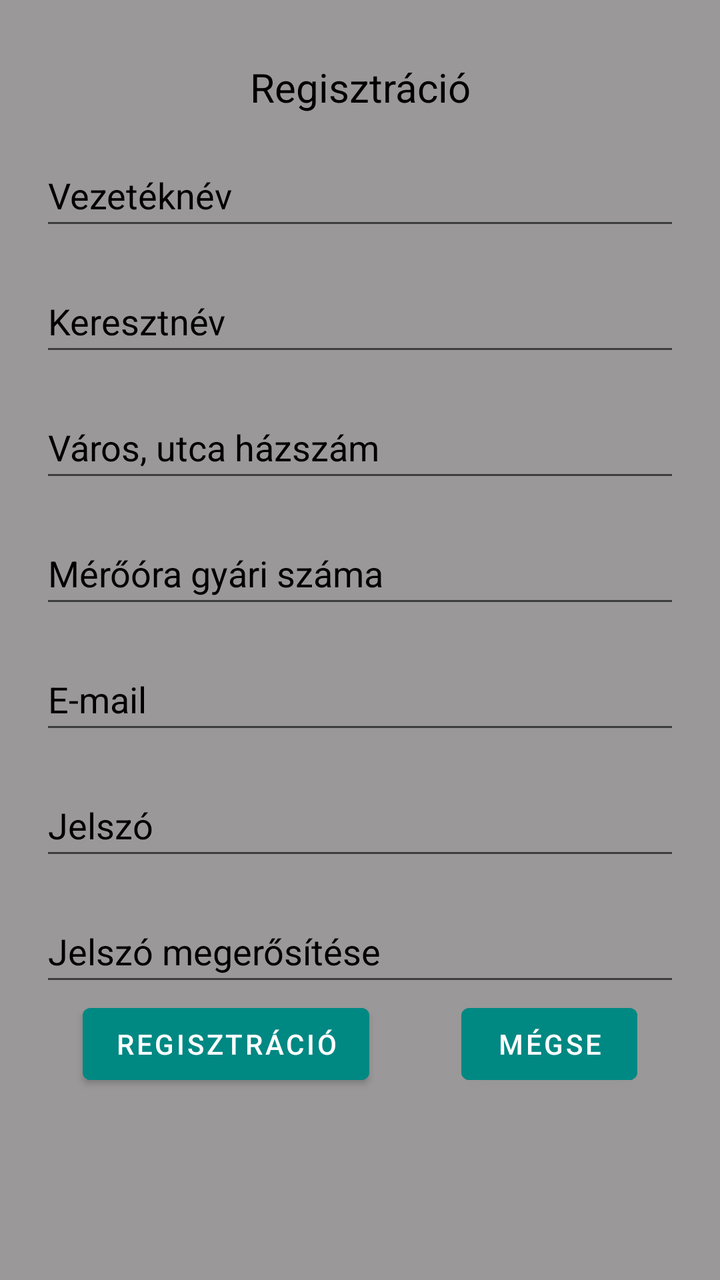
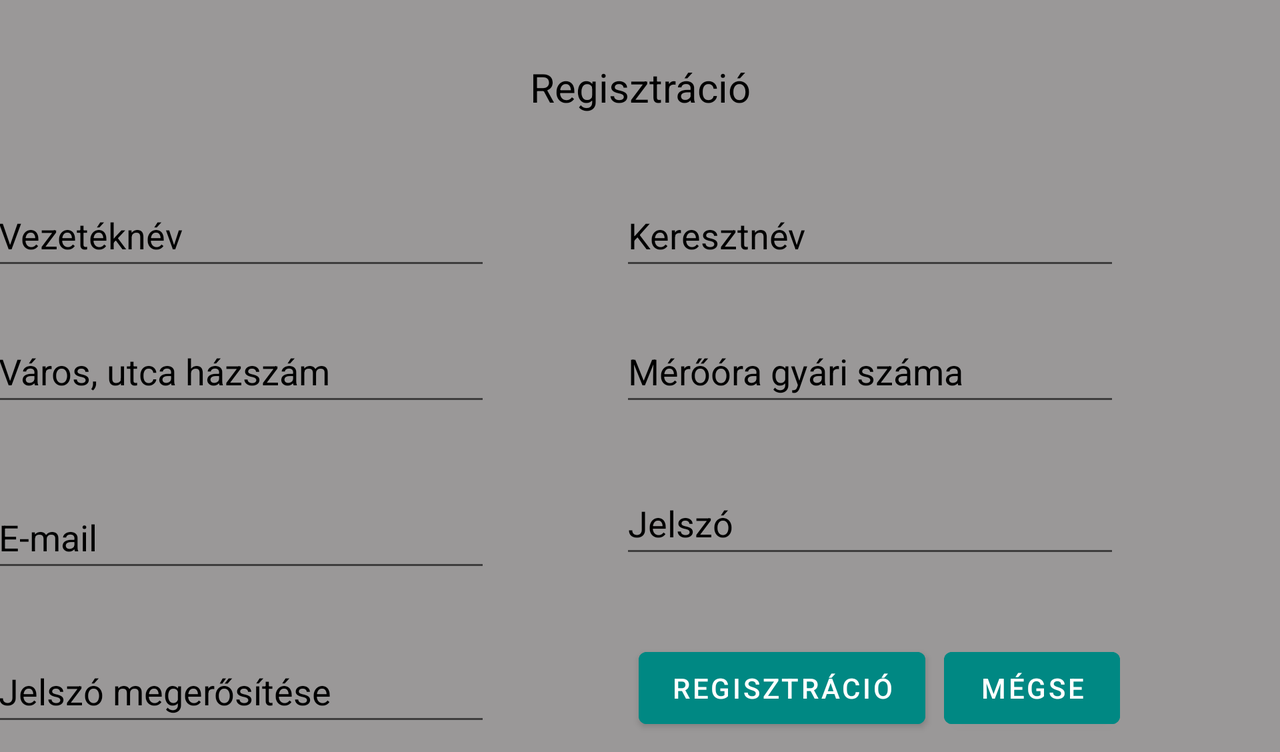

Two renders of one Android screen. The first uses the default layout on a phone; the second uses the alternative layout the repository ships for a different screen configuration, on a matching device. The two XML files are below.
<!-- AndroidManifest.xml: application theme Theme.OnlineAramLejelentes -->
<!-- res/layout/activity_registration.xml -->
<?xml version="1.0" encoding="utf-8"?>
<ScrollView
    xmlns:android="http://schemas.android.com/apk/res/android"
    android:layout_width="fill_parent"
    android:layout_height="fill_parent"
    android:background="@color/gray">
<LinearLayout
    xmlns:android="http://schemas.android.com/apk/res/android"
    xmlns:app="http://schemas.android.com/apk/res-auto"
    xmlns:tools="http://schemas.android.com/tools"
    android:layout_width="match_parent"
    android:layout_height="match_parent"
    android:orientation="vertical"

    tools:context=".Registration">


    <TextView
        android:id="@+id/registrationText"
        android:layout_width="match_parent"
        android:layout_height="wrap_content"
        android:layout_marginTop="30dp"
        android:text="@string/regisztracio"
        android:textAlignment="center"

        android:textColor="@color/text"
        android:textSize="20sp" />

    <EditText
        android:id="@+id/vezeteknev"
        android:layout_width="match_parent"
        android:layout_height="wrap_content"
        android:layout_marginLeft="20dp"
        android:layout_marginTop="15dp"
        android:layout_marginRight="20dp"
        android:ems="10"
        android:textColorHint="@color/text"
        android:textColor="@color/text"

        android:hint="@string/vezeteknev"
        android:inputType="text"
        android:minHeight="48dp" />

    <EditText
        android:id="@+id/keresztnev"
        android:layout_width="match_parent"
        android:layout_height="wrap_content"
        android:layout_marginLeft="20dp"
        android:layout_marginTop="15dp"
        android:layout_marginRight="20dp"
        android:ems="10"
        android:textColorHint="@color/text"
        android:textColor="@color/text"

        android:hint="@string/keresztnev"
        android:inputType="text"
        android:minHeight="48dp" />


    <EditText
        android:id="@+id/cim"
        android:layout_width="match_parent"
        android:layout_height="wrap_content"
        android:layout_marginLeft="20dp"
        android:layout_marginTop="15dp"
        android:layout_marginRight="20dp"
        android:ems="10"
        android:textColorHint="@color/text"
        android:textColor="@color/text"

        android:hint="@string/cim"
        android:inputType="text"
        android:minHeight="48dp" />

    <EditText
        android:id="@+id/merooragysz"
        android:layout_width="match_parent"
        android:layout_height="wrap_content"
        android:layout_marginLeft="20dp"
        android:layout_marginTop="15dp"
        android:layout_marginRight="20dp"
        android:ems="10"
        android:textColorHint="@color/text"
        android:textColor="@color/text"

        android:hint="@string/merooragysz"
        android:inputType="number"
        android:minHeight="48dp" />

    <EditText
        android:id="@+id/email"
        android:layout_width="match_parent"
        android:layout_height="wrap_content"
        android:layout_marginLeft="20dp"
        android:layout_marginTop="15dp"
        android:layout_marginRight="20dp"
        android:ems="10"
        android:textColorHint="@color/text"
        android:textColor="@color/text"

        android:hint="@string/e_mail"
        android:inputType="textEmailAddress"
        android:minHeight="48dp" />

    <EditText
        android:id="@+id/jelszo"
        android:layout_width="match_parent"
        android:layout_height="wrap_content"
        android:layout_marginLeft="20dp"
        android:layout_marginTop="15dp"
        android:layout_marginRight="20dp"
        android:ems="10"
        android:textColorHint="@color/text"
        android:textColor="@color/text"

        android:hint="@string/jelszo"
        android:inputType="textPassword"
        android:minHeight="48dp" />

    <EditText
        android:id="@+id/jelszoujra"
        android:layout_width="match_parent"
        android:layout_height="wrap_content"
        android:layout_marginLeft="20dp"
        android:layout_marginTop="15dp"
        android:layout_marginRight="20dp"
        android:ems="10"
        android:textColorHint="@color/text"
        android:textColor="@color/text"

        android:hint="@string/jelszoujra"
        android:inputType="textPassword"
        android:minHeight="48dp" />

    <androidx.constraintlayout.widget.ConstraintLayout
        android:layout_width="match_parent"
        android:layout_height="match_parent"

        tools:context=".Registration">

        <Button
            android:id="@+id/registrationButton"
            android:layout_width="wrap_content"
            android:layout_height="wrap_content"

            android:onClick="registration"
            android:backgroundTint="@color/button"
            android:text="@string/regisztracio"
            app:layout_constraintBottom_toBottomOf="parent"
            app:layout_constraintEnd_toStartOf="@+id/cancel_button"
            app:layout_constraintStart_toStartOf="parent"
            app:layout_constraintTop_toTopOf="parent" />

        <Button
            android:id="@+id/cancel_button"
            android:layout_width="wrap_content"
            android:layout_height="wrap_content"

            android:layout_marginStart="5dp"
            android:onClick="cancel"
            android:backgroundTint="@color/button"
            android:text="@string/megse"
            app:layout_constraintBottom_toBottomOf="parent"
            app:layout_constraintEnd_toEndOf="parent"
            app:layout_constraintStart_toEndOf="@+id/registrationButton"
            app:layout_constraintTop_toTopOf="parent"
            app:layout_constraintVertical_bias="0.494" />
    </androidx.constraintlayout.widget.ConstraintLayout>

</LinearLayout>
</ScrollView>
<!-- resources referenced by this layout -->
<resources>
  <color name="button">#FF008883</color>
  <color name="gray">#9A9898</color>
  <color name="text">#000000</color>
  <string name="cim">Város, utca házszám</string>
  <string name="e_mail">E-mail</string>
  <string name="jelszo">Jelszó</string>
  <string name="jelszoujra">Jelszó megerősítése</string>
  <string name="keresztnev">Keresztnév</string>
  <string name="megse">Mégse</string>
  <string name="merooragysz">Mérőóra gyári száma</string>
  <string name="regisztracio">Regisztráció</string>
  <string name="vezeteknev">Vezetéknév</string>
  <style name="Theme.OnlineAramLejelentes" parent="Theme.MaterialComponents.DayNight.DarkActionBar">
          
          <item name="colorPrimary">@color/purple_500</item>
          <item name="colorPrimaryVariant">@color/purple_700</item>
          <item name="colorOnPrimary">@color/white</item>
          
          <item name="colorSecondary">@color/teal_200</item>
          <item name="colorSecondaryVariant">@color/teal_700</item>
          <item name="colorOnSecondary">@color/black</item>
          
          <item name="android:statusBarColor" tools:targetApi="l">?attr/colorPrimaryVariant</item>
          
      </style>
  <color name="purple_500">#FF6200EE</color>
  <color name="purple_700">#FF3700B3</color>
  <color name="white">#FFFFFFFF</color>
  <color name="teal_200">#FF03DAC5</color>
  <color name="teal_700">#FF018786</color>
  <color name="black">#FF000000</color>
</resources>
<!-- res/layout-land/activity_registration.xml (the repository's variant of the layout above) -->
<!-- drawn on the phone turned sideways -->
<?xml version="1.0" encoding="utf-8"?>
<ScrollView
    xmlns:android="http://schemas.android.com/apk/res/android"
    xmlns:app="http://schemas.android.com/apk/res-auto"
    xmlns:tools="http://schemas.android.com/tools"
    android:layout_width="fill_parent"
    android:layout_height="fill_parent"
    android:background="@color/gray">



<LinearLayout
    android:layout_width="match_parent"
    android:layout_height="match_parent"
    android:orientation="vertical"

    tools:context=".Registration">








    <TextView
        android:id="@+id/registrationText"
        android:layout_width="match_parent"
        android:layout_height="wrap_content"
        android:layout_marginTop="30dp"
        android:text="@string/regisztracio"

        android:textColor="@color/text"
        android:textAlignment="center"
        android:textSize="20sp" />

    <androidx.constraintlayout.widget.ConstraintLayout
        android:layout_width="match_parent"
        android:layout_height="wrap_content"
        android:layout_marginTop="20dp"
        tools:context=".Registration">

        <EditText
            android:id="@+id/vezeteknev"
            android:layout_width="250dp"
            android:layout_height="wrap_content"
            android:layout_marginStart="80dp"
            android:layout_marginTop="15dp"
            android:textColorHint="@color/text"
            android:textColor="@color/text"

            android:layout_marginEnd="150dp"
            android:ems="10"
            android:hint="@string/vezeteknev"
            android:inputType="text"
            android:minHeight="48dp"
            app:layout_constraintBottom_toBottomOf="parent"
            app:layout_constraintEnd_toStartOf="@+id/keresztnev"
            app:layout_constraintStart_toStartOf="parent"
            app:layout_constraintTop_toTopOf="parent"
            app:layout_constraintVertical_bias="0.0" />

        <EditText
            android:id="@+id/keresztnev"
            android:layout_width="250dp"
            android:layout_height="wrap_content"
            android:layout_marginEnd="80dp"
            android:textColorHint="@color/text"
            android:textColor="@color/text"

            android:ems="10"
            android:hint="@string/keresztnev"
            android:inputType="text"
            android:minHeight="48dp"
            app:layout_constraintBottom_toBottomOf="parent"
            app:layout_constraintEnd_toEndOf="parent"
            app:layout_constraintTop_toTopOf="parent"
            app:layout_constraintVertical_bias="1.0" />

    </androidx.constraintlayout.widget.ConstraintLayout>


    <androidx.constraintlayout.widget.ConstraintLayout
        android:layout_width="match_parent"
        android:layout_height="wrap_content"
        android:layout_marginTop="20dp"
        tools:context=".Registration">

        <EditText
            android:id="@+id/cim"
            android:layout_width="250dp"
            android:layout_height="wrap_content"
            android:layout_marginStart="80dp"
            android:textColorHint="@color/text"
            android:textColor="@color/text"

            android:layout_marginEnd="150dp"
            android:ems="10"
            android:hint="@string/cim"
            android:inputType="text"
            android:minHeight="48dp"
            app:layout_constraintBottom_toBottomOf="parent"
            app:layout_constraintEnd_toStartOf="@+id/merooragysz"
            app:layout_constraintStart_toStartOf="parent"
            app:layout_constraintTop_toTopOf="parent"
            app:layout_constraintVertical_bias="0.0" />

        <EditText
            android:id="@+id/merooragysz"
            android:layout_width="250dp"
            android:layout_height="wrap_content"
            android:textColorHint="@color/text"
            android:textColor="@color/text"

            android:layout_marginEnd="80dp"
            android:ems="10"
            android:hint="@string/merooragysz"
            android:inputType="number"
            android:minHeight="48dp"
            app:layout_constraintBottom_toBottomOf="parent"
            app:layout_constraintEnd_toEndOf="parent"
            app:layout_constraintTop_toTopOf="parent" />

    </androidx.constraintlayout.widget.ConstraintLayout>


    <androidx.constraintlayout.widget.ConstraintLayout
        android:layout_width="match_parent"
        android:layout_height="wrap_content"
        android:layout_marginTop="20dp"
        tools:context=".Registration">

        <EditText
            android:id="@+id/email"
            android:layout_width="250dp"
            android:layout_height="wrap_content"
            android:layout_marginStart="80dp"
            android:layout_marginTop="15dp"
            android:textColorHint="@color/text"
            android:textColor="@color/text"

            android:layout_marginEnd="150dp"
            android:layout_marginBottom="1dp"
            android:ems="10"
            android:hint="@string/e_mail"
            android:inputType="textEmailAddress"
            android:minHeight="48dp"
            app:layout_constraintBottom_toBottomOf="parent"
            app:layout_constraintEnd_toStartOf="@+id/jelszo"
            app:layout_constraintStart_toStartOf="parent"
            app:layout_constraintTop_toTopOf="parent"
            app:layout_constraintVertical_bias="0.0" />

        <EditText
            android:id="@+id/jelszo"
            android:layout_width="250dp"
            android:layout_height="wrap_content"
            android:layout_marginTop="8dp"
            android:textColorHint="@color/text"
            android:textColor="@color/text"

            android:layout_marginEnd="80dp"
            android:layout_marginBottom="8dp"
            android:ems="10"
            android:hint="@string/jelszo"
            android:inputType="textPassword"
            android:minHeight="48dp"
            app:layout_constraintBottom_toBottomOf="parent"
            app:layout_constraintEnd_toEndOf="parent"
            app:layout_constraintTop_toTopOf="parent" />
    </androidx.constraintlayout.widget.ConstraintLayout>

    <androidx.constraintlayout.widget.ConstraintLayout
        android:layout_width="match_parent"
        android:layout_height="wrap_content"
        android:layout_marginTop="20dp"
        tools:context=".Registration">

        <EditText
            android:id="@+id/jelszoujra"
            android:layout_width="250dp"
            android:layout_height="wrap_content"
            android:layout_marginStart="80dp"
            android:textColorHint="@color/text"
            android:textColor="@color/text"

            android:layout_marginTop="8dp"
            android:layout_marginEnd="150dp"
            android:layout_marginBottom="8dp"
            android:ems="10"
            android:hint="@string/jelszoujra"
            android:inputType="textPassword"
            android:minHeight="48dp"
            app:layout_constraintBottom_toBottomOf="parent"
            app:layout_constraintEnd_toStartOf="@+id/constraintLayout"
            app:layout_constraintStart_toStartOf="parent"
            app:layout_constraintTop_toTopOf="parent"
            app:layout_constraintVertical_bias="0.0" />

        <androidx.constraintlayout.widget.ConstraintLayout
            android:id="@+id/constraintLayout"
            android:layout_width="250dp"

            android:layout_height="match_parent"
            android:layout_marginTop="8dp"

            android:layout_marginEnd="80dp"
            android:layout_marginBottom="8dp"
            app:layout_constraintBottom_toBottomOf="parent"
            app:layout_constraintEnd_toEndOf="parent"
            app:layout_constraintTop_toTopOf="parent"
            tools:context=".Registration">

            <Button
                android:id="@+id/registrationButton"
                android:layout_width="wrap_content"
                android:layout_height="wrap_content"

                android:onClick="registration"
                android:backgroundTint="@color/button"
                android:text="@string/regisztracio"
                app:layout_constraintBottom_toBottomOf="parent"
                app:layout_constraintEnd_toStartOf="@+id/cancel_button"
                app:layout_constraintStart_toStartOf="parent"
                app:layout_constraintTop_toTopOf="parent"
                app:layout_constraintVertical_bias="0.0" />

            <Button
                android:id="@+id/cancel_button"
                android:layout_width="wrap_content"
                android:layout_height="wrap_content"

                android:onClick="cancel"
                android:backgroundTint="@color/button"
                android:text="@string/megse"
                app:layout_constraintBottom_toBottomOf="parent"
                app:layout_constraintEnd_toEndOf="parent"
                app:layout_constraintTop_toTopOf="parent"
                app:layout_constraintVertical_bias="0.494" />
        </androidx.constraintlayout.widget.ConstraintLayout>

    </androidx.constraintlayout.widget.ConstraintLayout>




</LinearLayout>
</ScrollView>
